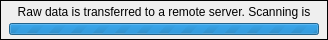
<?xml version="1.0" encoding="UTF-8"?>
<ui version="4.0">
 <class>rdsCopyDialog</class>
 <widget class="QDialog" name="rdsCopyDialog">
  <property name="geometry">
   <rect>
    <x>0</x>
    <y>0</y>
    <width>328</width>
    <height>39</height>
   </rect>
  </property>
  <property name="windowTitle">
   <string>Dialog</string>
  </property>
  <layout class="QVBoxLayout" name="verticalLayout_2">
   <property name="spacing">
    <number>0</number>
   </property>
   <property name="leftMargin">
    <number>0</number>
   </property>
   <property name="topMargin">
    <number>0</number>
   </property>
   <property name="rightMargin">
    <number>0</number>
   </property>
   <property name="bottomMargin">
    <number>0</number>
   </property>
   <item>
    <widget class="QFrame" name="frame">
     <property name="frameShape">
      <enum>QFrame::Box</enum>
     </property>
     <property name="frameShadow">
      <enum>QFrame::Plain</enum>
     </property>
     <layout class="QVBoxLayout" name="verticalLayout">
      <property name="spacing">
       <number>4</number>
      </property>
      <property name="leftMargin">
       <number>8</number>
      </property>
      <property name="topMargin">
       <number>4</number>
      </property>
      <property name="rightMargin">
       <number>8</number>
      </property>
      <property name="bottomMargin">
       <number>4</number>
      </property>
      <item>
       <widget class="QLabel" name="textLabel">
        <property name="text">
         <string>&lt;html&gt;&lt;head/&gt;&lt;body&gt;&lt;p&gt;Raw data is transferred to a remote server. Scanning is allowed.&lt;/p&gt;&lt;/body&gt;&lt;/html&gt;</string>
        </property>
        <property name="textFormat">
         <enum>Qt::RichText</enum>
        </property>
        <property name="alignment">
         <set>Qt::AlignHCenter|Qt::AlignTop</set>
        </property>
        <property name="wordWrap">
         <bool>true</bool>
        </property>
        <property name="margin">
         <number>0</number>
        </property>
        <property name="indent">
         <number>0</number>
        </property>
       </widget>
      </item>
      <item>
       <widget class="QProgressBar" name="progressBar">
        <property name="minimumSize">
         <size>
          <width>0</width>
          <height>12</height>
         </size>
        </property>
        <property name="maximumSize">
         <size>
          <width>16777215</width>
          <height>12</height>
         </size>
        </property>
        <property name="maximum">
         <number>0</number>
        </property>
        <property name="value">
         <number>-1</number>
        </property>
        <property name="textVisible">
         <bool>false</bool>
        </property>
        <property name="orientation">
         <enum>Qt::Horizontal</enum>
        </property>
        <property name="invertedAppearance">
         <bool>false</bool>
        </property>
       </widget>
      </item>
     </layout>
    </widget>
   </item>
  </layout>
 </widget>
 <resources/>
 <connections/>
</ui>
